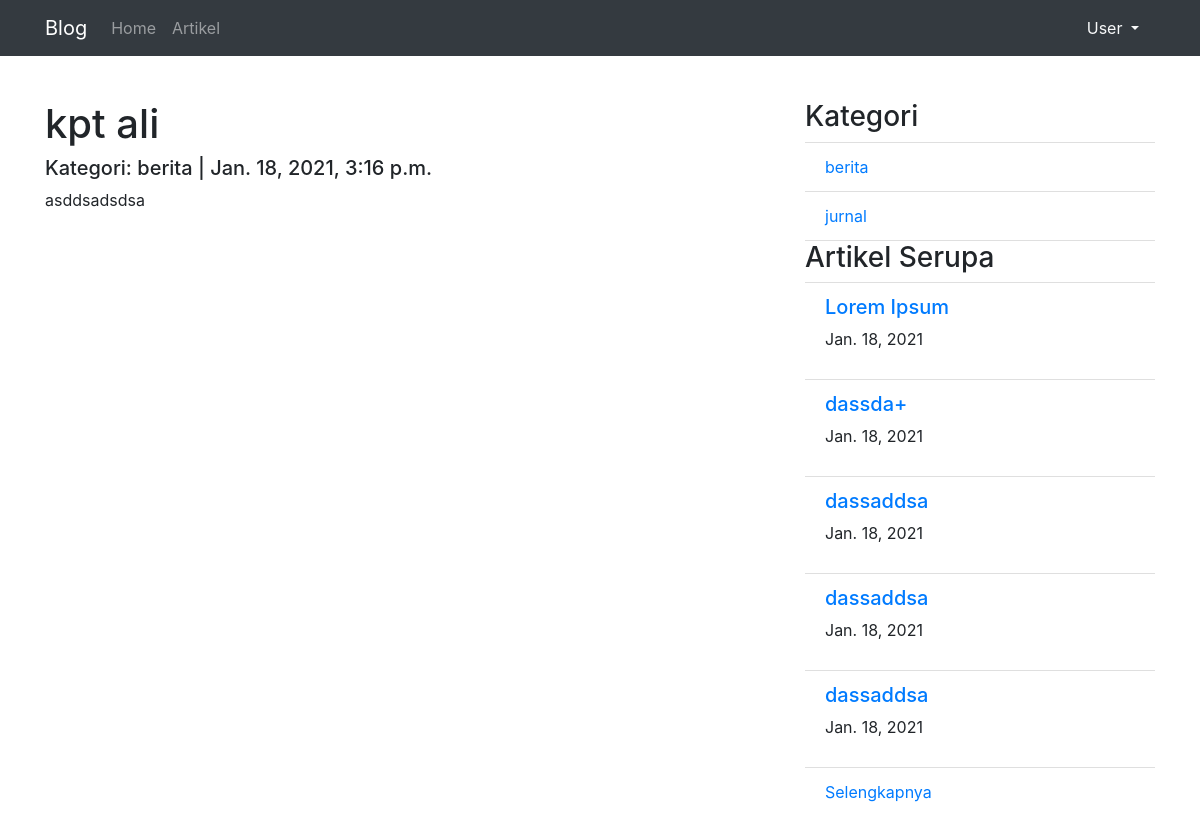
/artikel/detail/kpt-ali, run on the app's committed database.
### artikel/models.py (models this page shows, shortened)
class Artikel(models.Model):
    judul       = models.CharField(max_length=255)
    isi         = models.TextField()
    kategori    = models.CharField(max_length=255)
    published   = models.DateTimeField(auto_now_add=True)
    updated     = models.DateTimeField(auto_now=True)
    slug        = models.SlugField(blank=True,editable=False)

### artikel/views.py (the view)
# urls.py: path('detail/<slug:slug>',ArtikelDetailView.as_view(),name='detail'),
class ArtikelDetailView(DetailView):
	model = Artikel
	template_name = "artikel/artikel_detail.html"
	context_object_name = 'artikel'
	def get_context_data(self,*args,**kwargs):
		kategori_list = self.model.objects.values_list('kategori', flat=True).distinct()
		self.kwargs.update({'kategori_list':kategori_list})
		artikel_serupa = self.model.objects.filter(kategori=self.object.kategori).exclude(id=self.object.id)
		self.kwargs.update({'artikel_serupa':artikel_serupa})
		kwargs = self.kwargs
		return super().get_context_data(*args,**kwargs)

### artikel/templates/artikel/artikel_detail.html (shortened to what this page needs)
{% extends "base.html" %}
{% block contents %}
<div class="row">
	<div class="col-md-8">
		<h1>{{artikel.judul}}</h1>
		<h5>Kategori: {{artikel.kategori}} | {{artikel.published}}</h5>
		<p>{{artikel.isi}}</p>
	</div>
	<div class="col-sm">
		<h3>Kategori</h3>
		<ul class="list-group list-group-flush">
		  	{% for kategori in kategori_list %}
		  		<li class="list-group-item"><a href="{% url 'artikel:category' kategori 1%}">{{kategori}}</a></li>
		  	{% endfor %}
		</ul>
		<h3>Artikel Serupa</h3>
		<ul class="list-group list-group-flush">
		  	{% for artikel in artikel_serupa %}
		  		{% if forloop.counter is not 3 %}
		  		<li class="list-group-item">
		  			<h5><a href="{% url 'artikel:detail' artikel.slug%}">{{artikel.judul}}</a></h5>
		  			<p>{{artikel.published|date}}</p>
		  		</li>
		  		{% endif %}
		  	{% endfor %}
		  	<li class="list-group-item"><a href="{% url 'artikel:category' artikel.kategori 1%}">Selengkapnya</a></li>
		</ul>
	</div>
</div>
{% endblock contents %}

### data on the page
Artikel: judul "kpt ali", kategori "berita", published "Jan. 18, 2021, 3:16 p.m.", isi "asddsadsdsa"
Artikel: judul "Lorem Ipsum", published "Jan. 18, 2021"
Artikel: judul "dassda+", published "Jan. 18, 2021"
Artikel: judul "dassaddsa", published "Jan. 18, 2021"
Artikel: judul "dassaddsa", published "Jan. 18, 2021"
Artikel: judul "dassaddsa", published "Jan. 18, 2021"

### other printed values
{{ kategori }} "berita" "jurnal"
